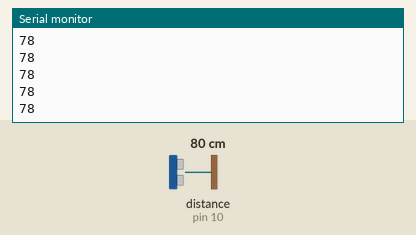
Bench run of a sketch on a simulated Arduino Uno, built with avr-gcc and run on an emulated ATmega328P. Shown: the last lines printed to the serial monitor. Wiring (inferred from the names in the program): ultrasonic range finder: trigger pin 9; echo pin 10. The test bench sets the inputs (shaded band); at power-on: distance to the obstacle (sensor on pin 10) 80 cm. The echo pulse lasts 58.3 µs per cm.

Above: at 1.2 s.
1.3 s: distance to the obstacle (sensor on pin 10) set to 2 cm
At 1.51 s:
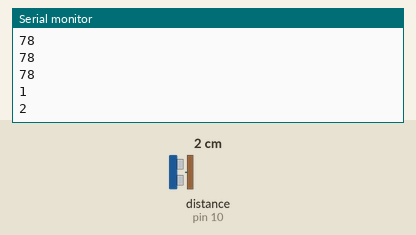
2.8 s: distance to the obstacle (sensor on pin 10) set to 4 cm
At 2.82 s:
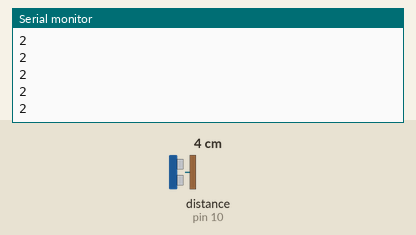
Timing chart, 0 to 5.8 s (numbered marks = the images above; inputs shaded):
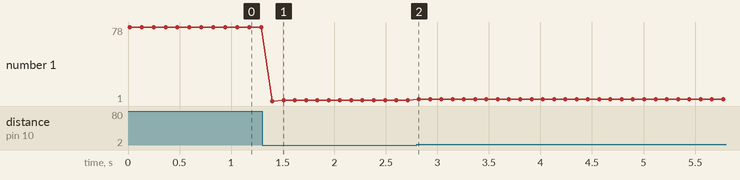

Measured:
- after the input at 1.3 s, the serial monitor: prints a new line after 0.10 s (image 1)
- plotted number 1: 78 → 2 after the input at 1.3 s, 2 → 3 after the input at 2.8 s

The sketch:

serial_sender.ino
```cpp
#include <SoftwareSerial.h>

// rx, tx
SoftwareSerial ArduinoUno(3,2);

// defines pins numbers
const int trigPin = 9;
const int echoPin = 10;

// defines variables
long duration;
int distance;

void setup(){
  pinMode(trigPin, OUTPUT); // Sets the trigPin as an Output
pinMode(echoPin, INPUT); // Sets the echoPin as an Input
	Serial.begin(9600);
 ArduinoUno.begin(4800);


}

void loop(){
//	int i = 10;
 // Clears the trigPin
digitalWrite(trigPin, LOW);
delayMicroseconds(2);

// Sets the trigPin on HIGH state for 10 micro seconds
digitalWrite(trigPin, HIGH);
delayMicroseconds(10);
digitalWrite(trigPin, LOW);

// Reads the echoPin, returns the sound wave travel time in microseconds
duration = pulseIn(echoPin, HIGH);

// Calculating the distance
distance= duration*0.034/2;
ArduinoUno.print(distance);
ArduinoUno.println("\n");
Serial.println(distance);
delay(100);
}
```
